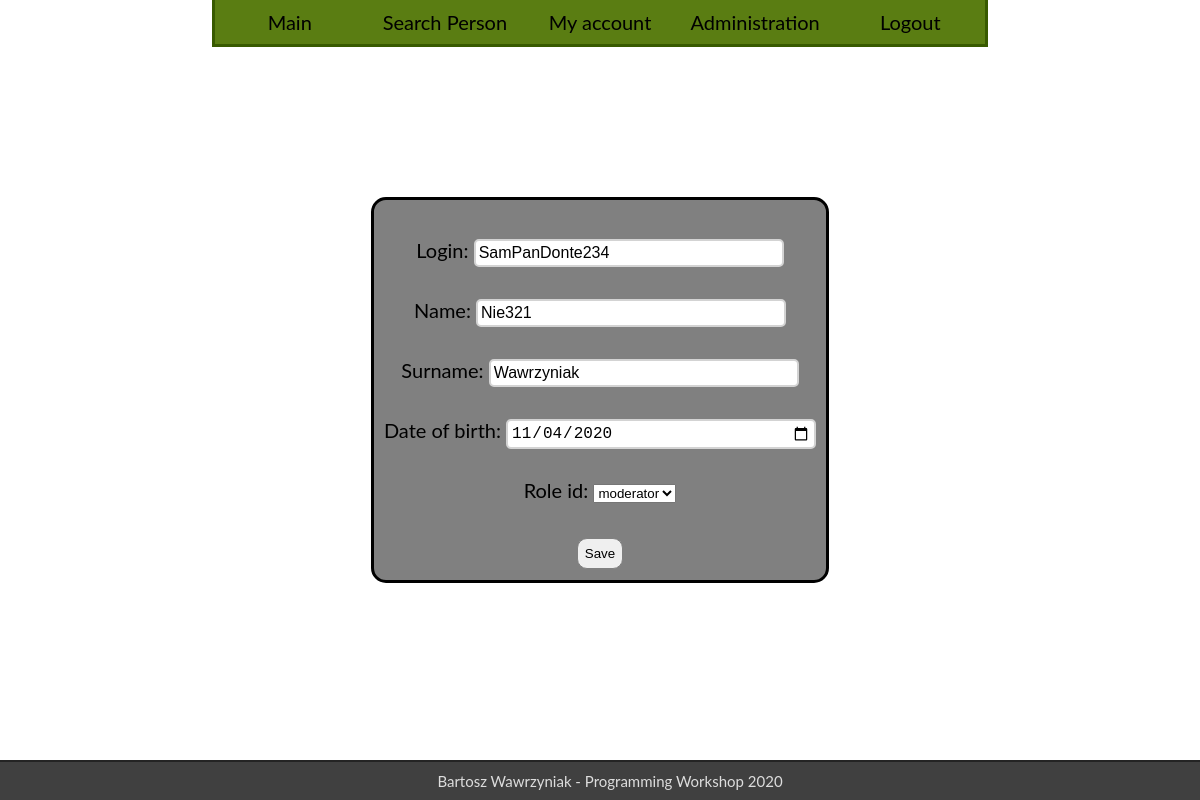
Page /users/detail/1 (signed in) on the earlier database version.
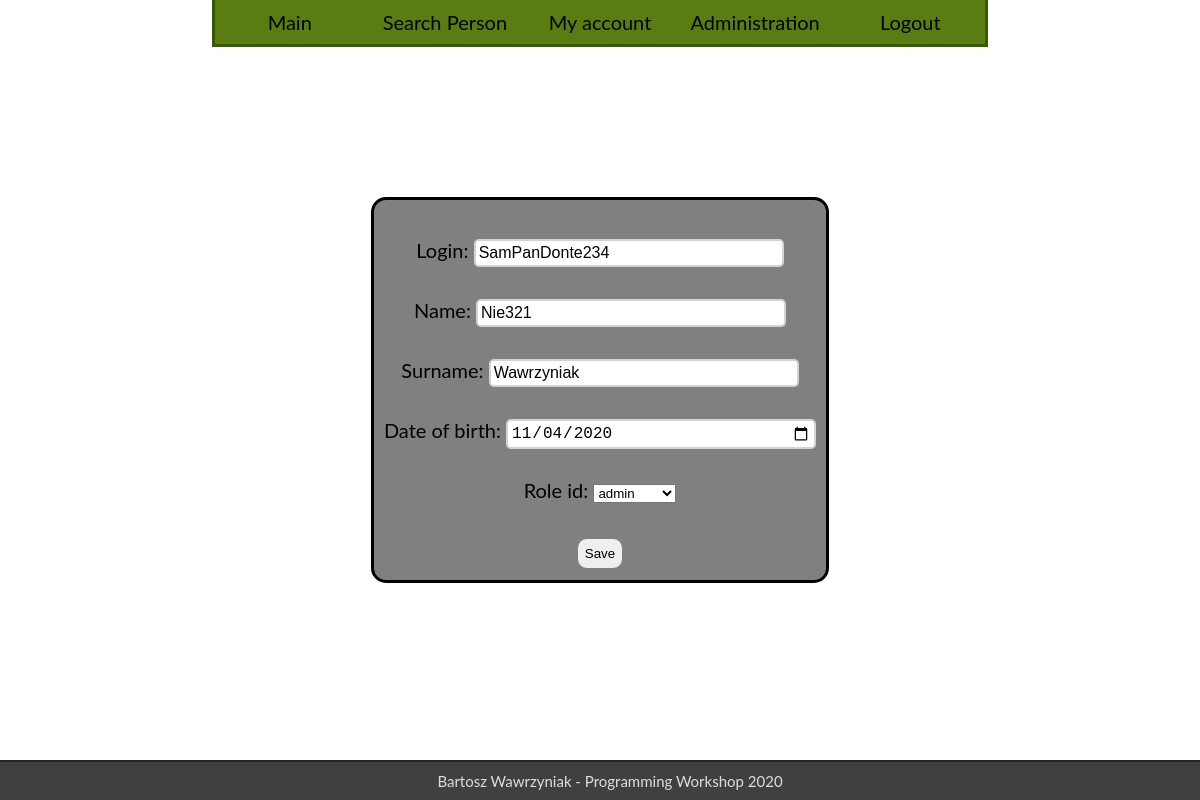
Same page on the later database version.
### users/models.py (models this page shows)
class User(AbstractBaseUser):
    login = models.CharField(max_length=30, unique=True)
    name = models.CharField(max_length=20)
    surname = models.CharField(max_length=30)
    date_of_birth = models.DateField()
    role_id = models.ForeignKey(Role, on_delete=models.SET_NULL, null=True)
    is_deleted = models.BooleanField(default=False)
    objects = BaseUserManager()
    REQUIRED_FIELDS = ['name', 'surname', 'date_of_birth', 'role_id']
    USERNAME_FIELD = 'login'
    @property
    def admin(self):
        return self.role_id.role_name == 'admin'
    @property
    def moderator(self):
        return self.role_id.role_name == 'moderator' or self.admin

### users/views.py (the view, shortened to what this page needs)
class DetailView(LoginRequiredMixin, View):
    login_url = 'users:login'
    redirect_field_name = 'redirect'
    change_form = modelform_factory(User, form=UserForm, exclude=('password', 'role_id', 'id', 'is_deleted'))
    admin_change_form = modelform_factory(User, form=UserForm, exclude=('password', 'id', 'is_deleted'))
    template = 'users/detail.html'
    def get(self, request, user_id=None):
        user = request.user
        form = self.change_form
        if user_id and user.moderator:
            user = User.objects.get(pk=user_id)
            if request.user.admin:
                form = self.admin_change_form
        return render(request, self.template, {'form': form(instance=user), 'admin': user_id})

### users/models.py (called while the page is built)
    def __str__(self):
        return self.role_name

### templates/users/detail.html (shortened to what this page needs)
{% extends 'base.html' %}
{% load static %}
{% block content %}
    <div style="height: 150px"></div>
    <form method="post">
        {{ form.as_p }}
        <input type="submit" value="Save" name="save">
    </form>
{% endblock %}

Differences in the rows shown:
changed User "SamPanDonte234": role_id "moderator" → "admin"
